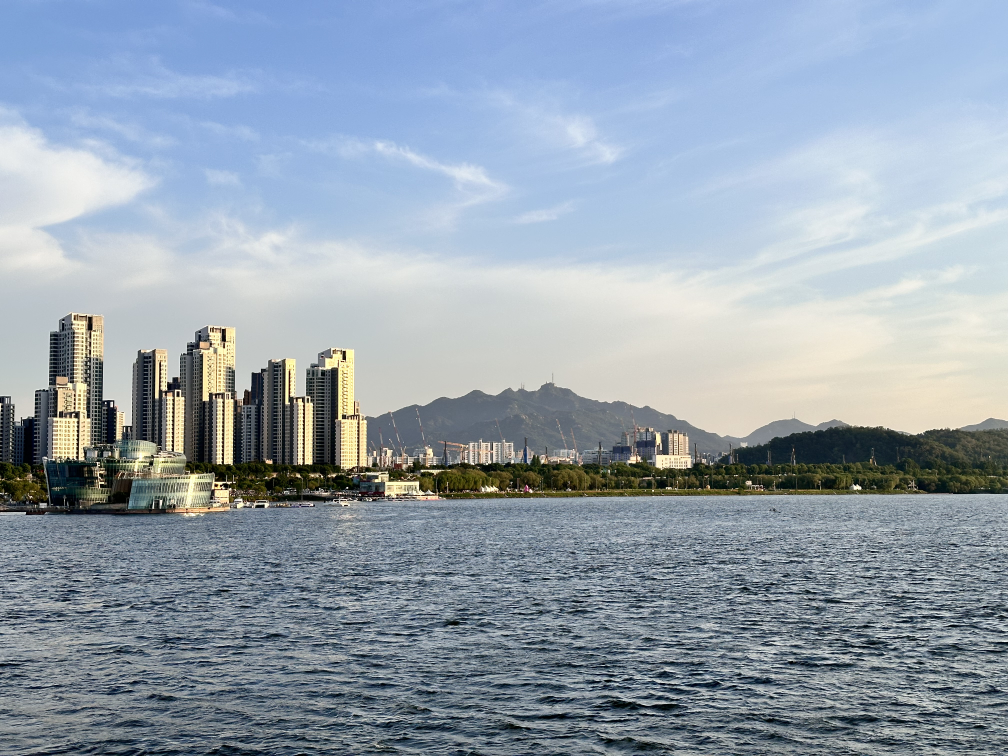
#> input picture references/ref_ichon_river.jpg, 4032 x 3024 px, given as the content of the folder g_Contents/project_sunshine/contents/sunshine photos/00_Best, which was not available (shown at 1/4 size)
$ python find_duplicate_images.py
#> lines starting #> are read from the running program, lines starting #| are printed output that depends on the picture; pictures that were not available may be replaced by others from this repository, and a replacement may not be noted
#!/usr/bin/env python3
"""
이미지 해시 기반 중복 검출 스크립트
- 파일 크기 + 이미지 해시로 중복 감지
- 중복 이미지 자동 삭제 (원본 1개만 유지)
"""

import os
import hashlib
from pathlib import Path
from PIL import Image
from collections import defaultdict

BEST_FOLDER = Path("/Users/al02399300/Desktop/Jun_AI/Dog_Contents/project_sunshine/contents/sunshine photos/00_Best")

def get_image_hash(img_path: Path) -> str:
    """이미지 콘텐츠 해시 생성 (리사이즈 후 비교)"""
    try:
        img = Image.open(img_path).convert('RGB')
        # 작은 크기로 리사이즈하여 비교 (빠른 처리)
        img_small = img.resize((64, 64), Image.Resampling.LANCZOS)

        # 픽셀 데이터로 해시 생성
        pixels = list(img_small.getdata())
        pixel_str = str(pixels)
        return hashlib.md5(pixel_str.encode()).hexdigest()
    except Exception as e:
        return None


def get_file_hash(file_path: Path) -> str:
    """파일 바이너리 해시 (완전 동일 파일)"""
    try:
        with open(file_path, 'rb') as f:
            return hashlib.md5(f.read()).hexdigest()
    except:
        return None


def find_duplicates():
    """중복 이미지 검출"""
    print("=" * 60)
    print("이미지 중복 검출 (해시 기반)")
    print("=" * 60)
    print()

    # 1단계: 파일 크기로 그룹화
    print("[1/3] 파일 크기로 그룹화...")
    size_groups = defaultdict(list)

    for img_path in BEST_FOLDER.glob("*.jpg"):
        size = img_path.stat().st_size
        size_groups[size].append(img_path)

    # 같은 크기 그룹만 추출
    same_size_groups = {k: v for k, v in size_groups.items() if len(v) > 1}
    print(f"     동일 크기 그룹: {len(same_size_groups)}개")

    # 2단계: 파일 해시로 완전 동일 파일 검출
    print("\n[2/3] 파일 해시로 완전 동일 검출...")
    exact_duplicates = []

    for size, files in same_size_groups.items():
        hash_groups = defaultdict(list)
        for f in files:
            h = get_file_hash(f)
            if h:
                hash_groups[h].append(f)

        for h, group in hash_groups.items():
            if len(group) > 1:
                # 첫 번째 파일 유지, 나머지 삭제 대상
                exact_duplicates.extend(group[1:])

    print(f"     완전 동일 파일: {len(exact_duplicates)}개")

    # 3단계: 이미지 해시로 유사 이미지 검출
    print("\n[3/3] 이미지 해시로 유사 검출...")

    all_images = list(BEST_FOLDER.glob("*.jpg"))
    # 이미 삭제 대상인 파일 제외
    remaining = [f for f in all_images if f not in exact_duplicates]

    image_hash_groups = defaultdict(list)
    for img_path in remaining:
        h = get_image_hash(img_path)
        if h:
            image_hash_groups[h].append(img_path)

    similar_duplicates = []
    for h, group in image_hash_groups.items():
        if len(group) > 1:
            # 가장 큰 파일 유지, 나머지 삭제
            group_sorted = sorted(group, key=lambda x: x.stat().st_size, reverse=True)
            similar_duplicates.extend(group_sorted[1:])

    print(f"     유사 이미지: {len(similar_duplicates)}개")

    # 결과 합산
    all_duplicates = list(set(exact_duplicates + similar_duplicates))

    return all_duplicates


def delete_duplicates(duplicates: list, dry_run: bool = True):
    """중복 파일 삭제"""
    if not duplicates:
        print("\n✅ 중복 파일 없음!")
        return

    print(f"\n{'[DRY RUN] ' if dry_run else ''}삭제 대상: {len(duplicates)}개")
    print("-" * 60)

    total_size = 0
    for f in sorted(duplicates):
        size = f.stat().st_size
        total_size += size
        print(f"  {'[삭제예정]' if dry_run else '❌ 삭제:'} {f.name} ({size/1024:.1f}KB)")

        if not dry_run:
            f.unlink()

    print("-" * 60)
    print(f"{'예상 ' if dry_run else ''}절감 용량: {total_size/1024/1024:.1f}MB")

    if dry_run:
        print("\n⚠️  실제 삭제하려면 dry_run=False로 다시 실행하세요")


def main():
    # 중복 검출
    duplicates = find_duplicates()
#> in get_image_hash, img is the input picture: PIL image 4032x3024 RGB; mean R, G, B 148.2, 160.8, 172.8
#> in get_image_hash, `img_small = img.resize((64, 64), Image.Resampling.LANCZOS)`:
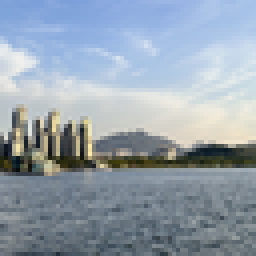
#> img_small: PIL image 64x64 RGB (shown 4 times larger); mean R, G, B 148.2, 160.8, 172.8
#> in get_image_hash, `pixels = list(img_small.getdata())`: pixels = 4096 items, first 6: (127, 163, 216), (129, 165, 217), (129, 164, 218), (126, 161, 216), (125, 160, 216), (126, 161, 217)
#> in find_duplicates, `h = get_image_hash(img_path)`: h = '32a10b2824e23385d37d152f0e2193f5'

    print()
    print("=" * 60)
    print("검출 결과")
    print("=" * 60)

    if duplicates:
        # 먼저 dry run으로 확인
        delete_duplicates(duplicates, dry_run=True)

        # 사용자 확인
        print("\n" + "=" * 60)
        response = input("삭제 진행할까요? (y/N): ").strip().lower()

        if response == 'y':
            delete_duplicates(duplicates, dry_run=False)
            print("\n✅ 삭제 완료!")
        else:
            print("\n취소됨.")
    else:
        print("\n✅ 중복 파일 없음!")

    # 최종 상태
    remaining = len(list(BEST_FOLDER.glob("*.jpg")))
    print(f"\n📁 남은 파일: {remaining}개")


if __name__ == "__main__":
    main()

$ run again, on references/ref_ichon_tree.jpg
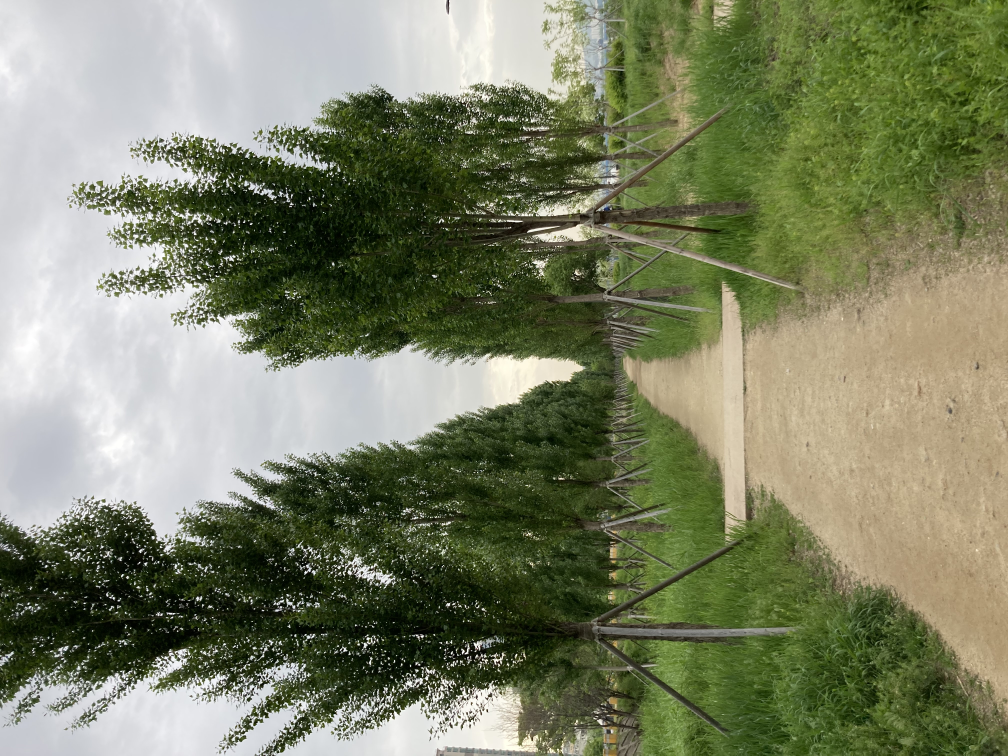
#> input picture references/ref_ichon_tree.jpg, 4032 x 3024 px, given as the content of the folder g_Contents/project_sunshine/contents/sunshine photos/00_Best, which was not available (shown at 1/4 size)
#> in get_image_hash, img is the input picture: PIL image 4032x3024 RGB; mean R, G, B 123.7, 129.2, 101.6
#> in get_image_hash, `img_small = img.resize((64, 64), Image.Resampling.LANCZOS)`:
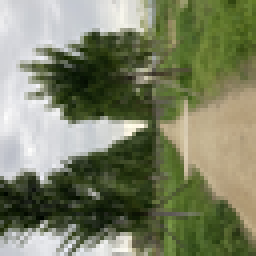
#> img_small: PIL image 64x64 RGB (shown 4 times larger); mean R, G, B 123.7, 129.2, 101.6
#> pixels = 4096 items, first 6: (224, 225, 227), (220, 221, 223), (212, 213, 216), (206, 207, 211), (206, 207, 211), (206, 207, 211)
#> h = '973ef5e58115eb420eb04a2b5ae9a2e1'
